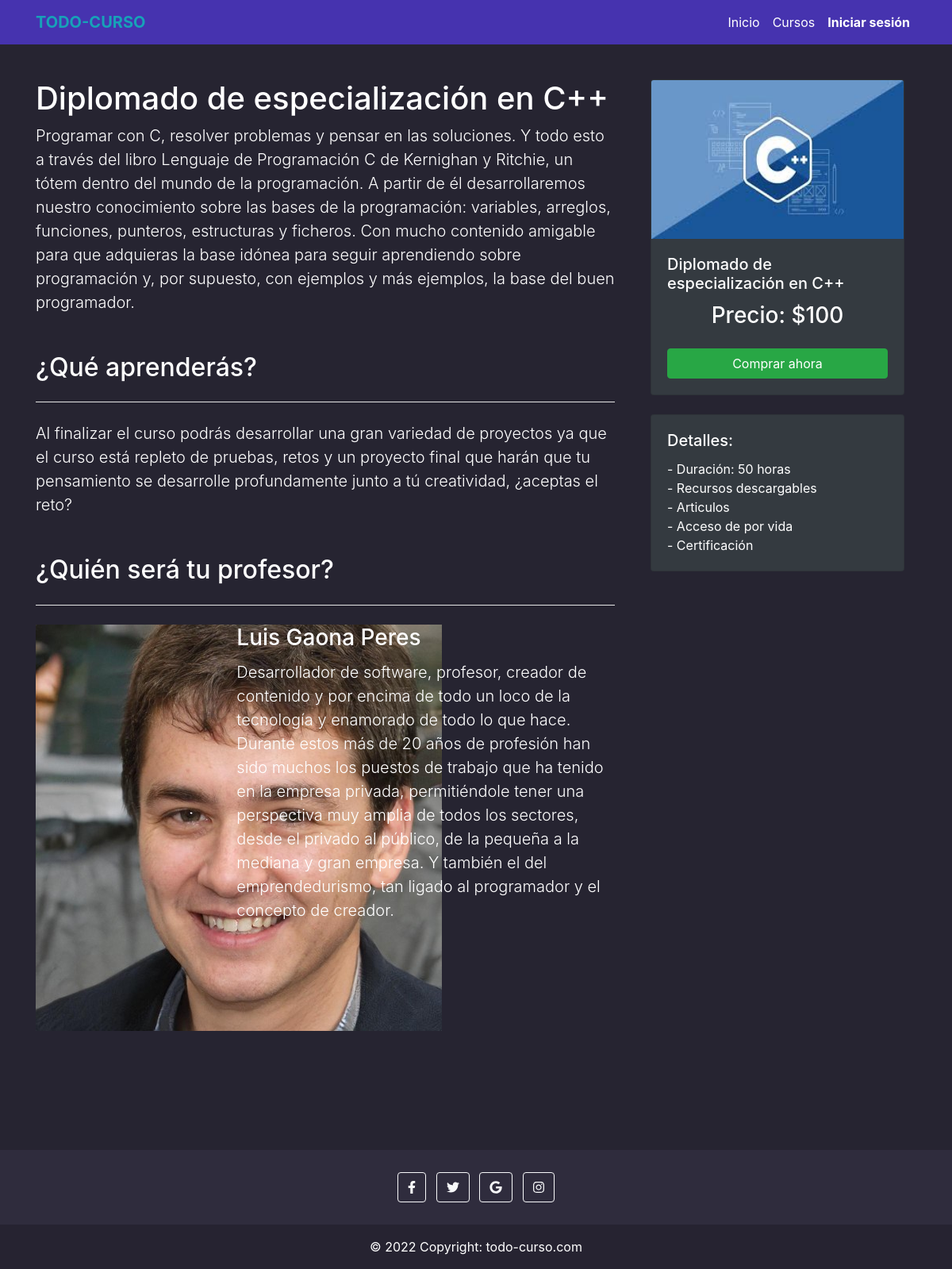
The app's page /vistas/verMasCurso.php?id=39 with its own data.
### tables this page shows
CREATE TABLE `formacion_academica` (
  `id_forma` int(10) UNSIGNED NOT NULL,
  `nombre_forma` varchar(45) NOT NULL,
  `descripcion_forma` mediumtext DEFAULT NULL,
  `aprendizaje_forma` longtext DEFAULT NULL,
  `duracion_forma` tinyint(4) NOT NULL,
  `fechaCreacion_forma` date NOT NULL,
  `precio_forma` float NOT NULL,
  `vigente_forma` tinyint(4) NOT NULL,
  `img` varchar(200) DEFAULT NULL,
  `id_pro` int(10) UNSIGNED NOT NULL,
  `id_tipo` int(10) UNSIGNED NOT NULL
);

CREATE TABLE `profesor` (
  `id_pro` int(10) UNSIGNED NOT NULL,
  `dni_pro` char(8) NOT NULL,
  `nombre_pro` varchar(45) NOT NULL,
  `apPater_pro` varchar(45) NOT NULL,
  `apMater_pro` varchar(45) NOT NULL,
  `descripcion_pro` longtext DEFAULT NULL,
  `img` varchar(250) DEFAULT NULL,
  `vigencia_pro` tinyint(4) NOT NULL
);

### modelos/conexion.php (called while the page is built, shortened)
<?php
class Conexion
{
    static public function conexion()
    {
        try {
            $conexion = mysqli_connect('localhost', 'root', '', 'tienda_cursos_db');
            mysqli_set_charset($conexion, "utf8");
            return $conexion;
        } catch (PDOException $e) {
            echo 'Falló la conexión: ' . $e->getMessage();
        }
    }
}

### vistas/verMasCurso.php (the view, shortened to what this page needs)
<?php
$usuario = new Usuario();
$existeUsuario = 0;
$comproCurso = 0;
if (isset($_GET['id'])) {
  $idFormacion = $_GET['id'];
  if (!empty($idFormacion)) {
    $con = new Conexion();
    $s_formacion = "SELECT fa.id_forma, fa.nombre_forma, fa.descripcion_forma,
                    fa.aprendizaje_forma, fa.duracion_forma, fa.precio_forma,fa.vigente_forma,
                    fa.img, concat(p.nombre_pro,' ',p.apPater_pro,' ' ,p.apMater_pro) as
                    nombreProfesor, p.descripcion_pro, p.img as imagenProfesor
                    FROM formacion_academica as fa
                    INNER JOIN profesor as p
                    on p.id_pro = fa.id_pro
                    WHERE id_forma =$idFormacion";
    $r_formacion = mysqli_query($con->conexion(), $s_formacion);
    while ($fila = mysqli_fetch_array($r_formacion)) {
      $titulo = $fila['nombre_forma'];
      $img = $fila['img'];
      $descripcion = $fila['descripcion_forma'];
      $aprendisaje = $fila['aprendizaje_forma'];
      $precio = $fila['precio_forma'];
      $duracion = $fila['duracion_forma'];
      $nombreProfesor = $fila['nombreProfesor'];
      $descripcionPro = $fila['descripcion_pro'];
      $imagenProfesor = $fila['imagenProfesor'];
    }
  } else {
    header("location:404.html");
  }
} else {
  header("location:404.html");
}
?>
<!DOCTYPE html>
<html lang="en">
<head>
  <link rel="stylesheet" href="https://cdn.jsdelivr.net/npm/bootstrap@4.6.2/dist/css/bootstrap.min.css" />
  <link rel="stylesheet" href="assets/plugins/sweetalert2-theme-bootstrap-4/bootstrap-4.min.css">
  <link rel="stylesheet" href="assets/dist/css/styles.css" />
</head>
<body data-spy="scroll" data-target="#main-navbar">
  <nav class="navbar navbar-iniciarSesion navbar-expand-lg navbar-dark bg-dark fixed-top" id="main-navbar">
    <div class="container">
      <a class="navbar-brand text-info font-weight-bold" href="index.php">TODO-CURSO</a>
      <div class="collapse navbar-collapse" id="navbarPrincipal">
        <ul class="navbar-nav ml-auto">
          <li class="nav-item active">
            <a class="nav-link" href="index.php">Inicio</a>
          </li>
          <li class="nav-item active">
            <a class="nav-link" href="cursos.php">Cursos</a>
          </li>
          <?php
          if ($existeUsuario == 1) {
            echo '<li class="nav-item dropdown no-arrow active">
                      <a class="nav-link dropdown-toggle" href="#" id="userDropdown" role="button" data-toggle="dropdown" aria-haspopup="true" aria-expanded="false">
                          <span class="mr-2 d-none d-lg-inline text-gray-600 small font-weight-bold">' . $usuario->getNombre() . '</span>
                          <img class="rounded-circle" width="25px" height="25px" src="' . $usuario->getImg() . '">
                      </a>
                      <div class="dropdown-menu dropdown-menu-right shadow animated--grow-in" aria-labelledby="userDropdown">
                          <a class="dropdown-item" href="perfil.php">
                              <i class="fas fa-user fa-sm fa-fw mr-2 text-gray-400"></i>
                              Perfil
                          </a>
                          <div class="dropdown-divider"></div>
                          <a class="dropdown-item" href="../controladores/cerrarSession.php">
                              <i class="fas fa-sign-out-alt fa-sm fa-fw mr-2 text-gray-400"></i>
                              Cerrar Sesión
                          </a>
                      </div>
                    </li>';
          } else {
            echo '<li class="nav-item active">
                    <a class="nav-link font-weight-bold" href="iniciarSesion.php">Iniciar sesión</a>
                  </li>';
          }
          ?>
        </ul>
      </div>
    </div>
  </nav>
  <section class="section-verMasCurso">
    <div class="container">
      <div class="row">
        <div class="col-lg-8 text-white">
          <h2 class="h1"><?php if (isset($titulo)) echo $titulo; ?></h2>
          <p class="lead">
            <?php if (isset($descripcion)) echo $descripcion; ?>
          </p>
          <p class="h2 mt-5">¿Qué aprenderás?</p>
          <hr class="my-4 bg-white" />
          <p class="lead">
            <?php if (isset($aprendisaje)) echo $aprendisaje; ?>
          </p>
          <p class="h2 mt-5">¿Quién será tu profesor?</p>
          <hr class="my-4 bg-white" />
          <div class="row">
            <div class="col-lg-4">
              <img src="<?php if (isset($imagenProfesor)) echo $imagenProfesor; ?>" alt="..." />
            </div>
            <div class="col-lg-8">
              <h3 class="card-title"><?php if (isset($nombreProfesor)) echo $nombreProfesor; ?></h3>
              <p class="lead">
                <?php if (isset($descripcionPro)) echo $descripcionPro; ?>
              </p>
            </div>
          </div>
        </div>
        <div class="col-lg-4">
          <div class="col mb-4">
            <div class="card bg-dark h-100 ultimo-curso text-white fixed">
              <img src="<?php if (isset($img)) echo $img; ?>" class="card-img-top" alt="..." />
              <div class="card-body">
                <h5 class="card-title"><?php if (isset($titulo)) echo $titulo; ?></h5>
                <p class="h3 text-center mb-4">Precio: $<?php if (isset($precio)) echo $precio; ?></p>
                <?php
                if ($comproCurso == 0) {
                  echo '<a class="btn btn-success d-block" onclick="comprar()">Comprar ahora</a>';
                } else {
                  echo '<a class="btn btn-primary d-block" href="verCurso.php">Ver curso</a>';
                }
                ?>
              </div>
            </div>
          </div>
          <div class="col mb-4">
            <div class="card bg-dark h-100 ultimo-curso text-white fixed">
              <div class="card-body">
                <p class="h5 card-title">Detalles:</>
                <p class="mb-0">- Duración: <?php if (isset($duracion)) echo $duracion; ?> horas</p>
                <p class="mb-0">- Recursos descargables</p>
                <p class="mb-0">- Articulos</p>
                <p class="mb-0">- Acceso de por vida</p>
                <p class="mb-0">- Certificación</p>
              </div>
            </div>
          </div>
        </div>
      </div>
    </div>
  </section>
  <footer class="footer text-center text-white">
    <div class="container p-4 pb-0">
      <section>
        <a class="btn btn-outline-light btn-floating m-1" href="#!" role="button"><i class="fab fa-facebook-f"></i></a>
        <a class="btn btn-outline-light btn-floating m-1" href="#!" role="button"><i class="fab fa-twitter"></i></a>
        <a class="btn btn-outline-light btn-floating m-1" href="#!" role="button"><i class="fab fa-google"></i></a>
        <a class="btn btn-outline-light btn-floating m-1" href="#!" role="button"><i class="fab fa-instagram"></i></a>
      </section>
    </div>
    <div class="text-center p-3" style="background-color: rgba(0, 0, 0, 0.2)">
      © 2022 Copyright:
      <a class="text-white" href="">todo-curso.com</a>
    </div>
  </footer>
</body>
</html>

### records on screen
formacion_academica: nombre_forma "Diplomado de especialización en C++", descripcion_forma "Programar con C, resolver problemas y pensar en las soluciones. Y todo esto a través del libro Lenguaje de Programación C de Kernighan y Ritchie, un tótem dentro del mundo de la programación. A partir de él desarrollaremos nuestro conocimiento sobre las bases de la programación: variables, arreglos, funciones, punteros, estructuras y ficheros. Con mucho contenido amigable para que adquieras la base idónea para seguir aprendiendo sobre programación y, por supuesto, con ejemplos y más ejemplos, la base del buen programador.", aprendizaje_forma "Al finalizar el curso podrás desarrollar una gran variedad de proyectos ya que el curso está repleto de pruebas, retos y un proyecto final que harán que tu pensamiento se desarrolle profundamente junto a tú creatividad, ¿aceptas el reto?", id_pro.img (picture), id_pro.descripcion_pro "Desarrollador de software, profesor, creador de contenido y por encima de todo un loco de la tecnología y enamorado de todo lo que hace. Durante estos más de 20 años de profesión han sido muchos los puestos de trabajo que ha tenido en la empresa privada, permitiéndole tener una perspectiva muy amplia de todos los sectores, desde el privado al público, de la pequeña a la mediana y gran empresa. Y también el del emprendedurismo, tan ligado al programador y el concepto de creador.", img (picture), precio_forma "100", duracion_forma "50"

### other values on screen
$nombreProfesor "Luis Gaona Peres"
